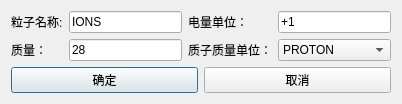
<?xml version="1.0" encoding="UTF-8"?>
<ui version="4.0">
 <class>Dialog</class>
 <widget class="QDialog" name="Dialog">
  <property name="geometry">
   <rect>
    <x>0</x>
    <y>0</y>
    <width>402</width>
    <height>103</height>
   </rect>
  </property>
  <property name="windowTitle">
   <string>Dialog</string>
  </property>
  <layout class="QVBoxLayout" name="verticalLayout">
   <item>
    <layout class="QGridLayout" name="gridLayout">
     <item row="1" column="0">
      <widget class="QLabel" name="label_2">
       <property name="text">
        <string>质量：</string>
       </property>
      </widget>
     </item>
     <item row="0" column="0">
      <widget class="QLabel" name="label">
       <property name="text">
        <string>粒子名称:</string>
       </property>
      </widget>
     </item>
     <item row="0" column="1">
      <widget class="QLineEdit" name="LineEdit_Name">
       <property name="text">
        <string>IONS</string>
       </property>
      </widget>
     </item>
     <item row="1" column="1">
      <widget class="QLineEdit" name="LineEdit_Quality">
       <property name="text">
        <string>28</string>
       </property>
      </widget>
     </item>
     <item row="0" column="2">
      <widget class="QLabel" name="label_3">
       <property name="text">
        <string>电量单位：</string>
       </property>
      </widget>
     </item>
     <item row="1" column="2">
      <widget class="QLabel" name="label_4">
       <property name="text">
        <string>质子质量单位：</string>
       </property>
      </widget>
     </item>
     <item row="0" column="3">
      <widget class="QLineEdit" name="LineEdit_Unitl">
       <property name="text">
        <string>+1</string>
       </property>
      </widget>
     </item>
     <item row="1" column="3">
      <widget class="QComboBox" name="comboBox">
       <item>
        <property name="text">
         <string>PROTON</string>
        </property>
       </item>
       <item>
        <property name="text">
         <string>ELECTRON</string>
        </property>
       </item>
       <item>
        <property name="text">
         <string>AMU</string>
        </property>
       </item>
      </widget>
     </item>
    </layout>
   </item>
   <item>
    <spacer name="verticalSpacer">
     <property name="orientation">
      <enum>Qt::Vertical</enum>
     </property>
     <property name="sizeHint" stdset="0">
      <size>
       <width>20</width>
       <height>40</height>
      </size>
     </property>
    </spacer>
   </item>
   <item>
    <layout class="QHBoxLayout" name="horizontalLayout">
     <item>
      <widget class="QPushButton" name="pushButton_ok">
       <property name="text">
        <string>确定</string>
       </property>
      </widget>
     </item>
     <item>
      <widget class="QPushButton" name="pushButton_cancel">
       <property name="text">
        <string>取消</string>
       </property>
      </widget>
     </item>
    </layout>
   </item>
  </layout>
 </widget>
 <resources/>
 <connections/>
</ui>
